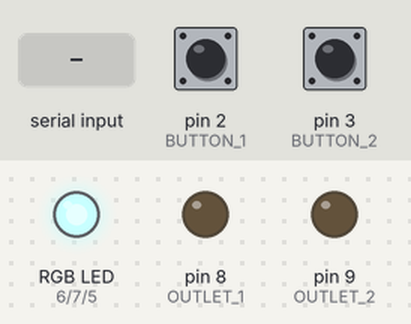
Recording of a sketch running on a simulated Arduino Uno, built with avr-gcc and run on an emulated ATmega328P. On the bench: an RGB LED mixed from three pins (HIGH = lit), output pins drawn as LEDs (lit = HIGH). Inputs (shaded band) come from the test bench; at power-on: pin 2 (BUTTON_1) HIGH, pin 3 (BUTTON_2) HIGH. Pins used as bus, display or sensor lines are not drawn.

Above: at 1.2 s.
1.3 s: pin 2 (BUTTON_1) pulled LOW for 0.15 s
At 2.5 s:
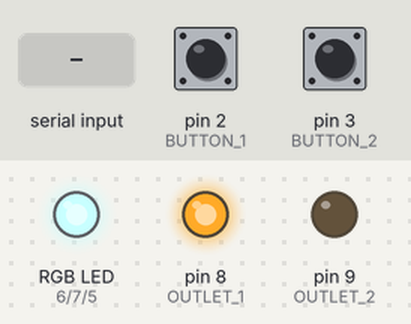
2.9 s: pin 3 (BUTTON_2) pulled LOW for 0.15 s
At 3.7 s:
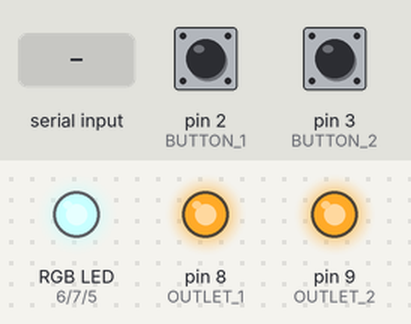
4.5 s: "t" received over the second serial link
At 4.8 s:
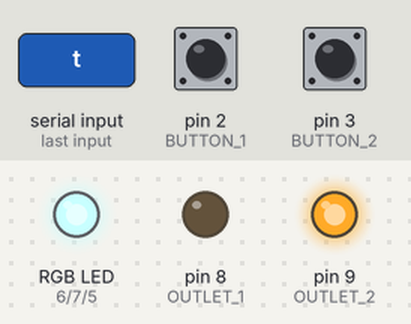
6.0 s: "h" received over the second serial link
At 7.2 s:
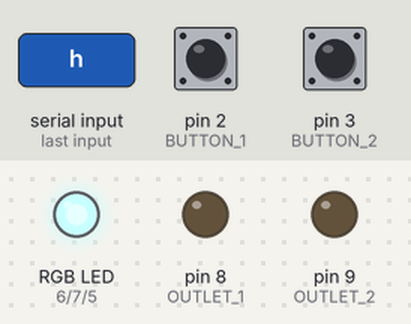
7.5 s: pin 2 (BUTTON_1) pulled LOW for 1 s
At 8.4 s:
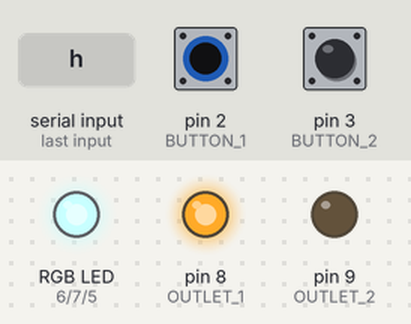
Timing chart, 0 to 10.5 s (numbered marks = the images above; inputs shaded):
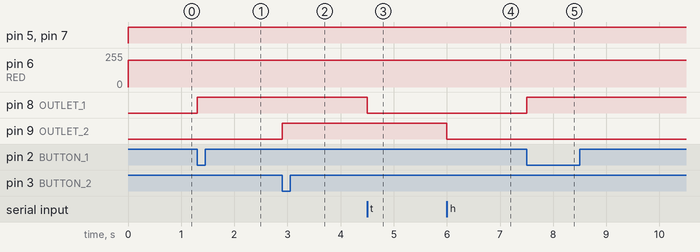

The sketch:

smart_outlet.ino
```cpp
#include <SoftwareSerial.h>

SoftwareSerial COMM(0, 1); // RX, TX
char FLAG;
const int OUTLET_1 = 8;
const int OUTLET_2 = 9;

const int BLUE = 5;
const int RED = 6;
const int GREEN = 7;

const int VCC = 13;

const int BUTTON_1 = 2;
const int BUTTON_2 = 3;

// const int LED_1 = 5;
// const int LED_2 = 4;

bool STATE_BUTTON_1 = 0;
bool STATE_BUTTON_2 = 0;

void setup() {
  COMM.begin(9600);
//  Relay
  pinMode(OUTLET_1, OUTPUT);
  pinMode(OUTLET_2, OUTPUT);
//  LEDs
  pinMode(BLUE, OUTPUT);
  pinMode(GREEN, OUTPUT);
  pinMode(RED, OUTPUT);
  pinMode(VCC, OUTPUT);
//  PUSH Button
  pinMode(BUTTON_1, INPUT_PULLUP);
  pinMode(BUTTON_2, INPUT_PULLUP);
}

void loop() {
  digitalWrite(VCC, HIGH);
analogWrite(RED, 200);
  analogWrite(GREEN, 225);
  analogWrite(BLUE, 255);
  if(digitalRead(BUTTON_1) == LOW) {
      STATE_BUTTON_1 = !STATE_BUTTON_1;
//      digitalWrite(LED_1, STATE_BUTTON_1);
      digitalWrite(OUTLET_1, STATE_BUTTON_1);
      if(STATE_BUTTON_1 == 1) {
        COMM.print("On1");
      } else {
        COMM.print("Off1");
      }
      while(digitalRead(BUTTON_1) == LOW);
      delay(100);
  }

  if(digitalRead(BUTTON_2) == LOW) {
      STATE_BUTTON_2 = !STATE_BUTTON_2;
//      digitalWrite(LED_2, STATE_BUTTON_2);
      digitalWrite(OUTLET_2, STATE_BUTTON_2);
      if(STATE_BUTTON_2 == 1) {
        COMM.print("On2");
      } else {
        COMM.print("Off2");
      }
      while(digitalRead(BUTTON_2) == LOW);
      delay(100);
  }

  if(COMM.available() > 0) {

    FLAG = COMM.read();
    if(FLAG == 't'){
      STATE_BUTTON_1 = !STATE_BUTTON_1;
//      digitalWrite(LED_1, STATE_BUTTON_1);
      digitalWrite(OUTLET_1, STATE_BUTTON_1);
      while(digitalRead(BUTTON_1) == LOW);
      delay(100);
    } else if (FLAG == 'h'){
      STATE_BUTTON_2 = !STATE_BUTTON_2;
//      digitalWrite(LED_2, STATE_BUTTON_2);
      digitalWrite(OUTLET_2, STATE_BUTTON_2);
      while(digitalRead(BUTTON_2) == LOW);
      delay(100);
    }
  }
}
```

Measured:
- after the input at 1.3 s, pin 8 (OUTLET_1): LOW → HIGH at once
- after the input at 2.9 s, pin 9 (OUTLET_2): LOW → HIGH at once
- after the input at 4.5 s, pin 8 (OUTLET_1): HIGH → LOW at once
- after the input at 6.0 s, pin 9 (OUTLET_2): HIGH → LOW at once
- after the input at 7.5 s, pin 8 (OUTLET_1): LOW → HIGH at once
